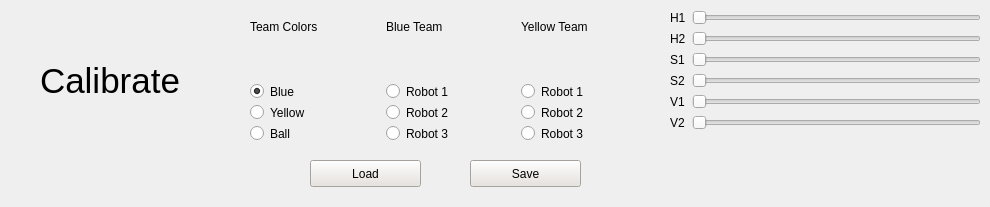
        <widget class="QWidget" name="Calibrate">
         <property name="styleSheet">
          <string notr="true">border-color: rgb(255, 255, 255);</string>
         </property>
         <widget class="QLabel" name="label_6">
          <property name="geometry">
           <rect>
            <x>40</x>
            <y>50</y>
            <width>161</width>
            <height>61</height>
           </rect>
          </property>
          <property name="font">
           <font>
            <pointsize>26</pointsize>
           </font>
          </property>
          <property name="text">
           <string>Calibrate</string>
          </property>
         </widget>
         <widget class="QPushButton" name="buttonSaveCalib">
          <property name="geometry">
           <rect>
            <x>470</x>
            <y>160</y>
            <width>111</width>
            <height>27</height>
           </rect>
          </property>
          <property name="styleSheet">
           <string notr="true">background-color: rgb(231, 226, 221);</string>
          </property>
          <property name="text">
           <string>Save</string>
          </property>
         </widget>
         <widget class="QPushButton" name="buttonLoadCalib">
          <property name="geometry">
           <rect>
            <x>310</x>
            <y>160</y>
            <width>111</width>
            <height>27</height>
           </rect>
          </property>
          <property name="styleSheet">
           <string notr="true">background-color: rgb(231, 226, 221);
</string>
          </property>
          <property name="text">
           <string>Load</string>
          </property>
         </widget>
         <widget class="QWidget" name="horizontalLayoutWidget_4">
          <property name="geometry">
           <rect>
            <x>250</x>
            <y>20</y>
            <width>401</width>
            <height>121</height>
           </rect>
          </property>
          <layout class="QHBoxLayout" name="horizontalLayout_10">
           <item>
            <layout class="QVBoxLayout" name="verticalLayout_3">
             <item alignment="Qt::AlignLeft|Qt::AlignTop">
              <widget class="QLabel" name="label_10">
               <property name="text">
                <string>Team Colors</string>
               </property>
              </widget>
             </item>
             <item>
              <widget class="QRadioButton" name="radioButton_6">
               <property name="text">
                <string>Blue</string>
               </property>
               <property name="checked">
                <bool>true</bool>
               </property>
              </widget>
             </item>
             <item>
              <widget class="QRadioButton" name="radioButton_7">
               <property name="text">
                <string>Yellow</string>
               </property>
              </widget>
             </item>
             <item>
              <widget class="QRadioButton" name="radioButtonBall">
               <property name="text">
                <string>Ball</string>
               </property>
              </widget>
             </item>
            </layout>
           </item>
           <item>
            <layout class="QVBoxLayout" name="verticalLayout_4">
             <property name="sizeConstraint">
              <enum>QLayout::SetDefaultConstraint</enum>
             </property>
             <item alignment="Qt::AlignTop">
              <widget class="QLabel" name="label_12">
               <property name="text">
                <string>Blue Team</string>
               </property>
              </widget>
             </item>
             <item>
              <widget class="QRadioButton" name="radioButton_8">
               <property name="text">
                <string>Robot 1</string>
               </property>
              </widget>
             </item>
             <item>
              <widget class="QRadioButton" name="radioButton_9">
               <property name="text">
                <string>Robot 2</string>
               </property>
              </widget>
             </item>
             <item>
              <widget class="QRadioButton" name="radioButton_10">
               <property name="text">
                <string>Robot 3</string>
               </property>
              </widget>
             </item>
            </layout>
           </item>
           <item>
            <layout class="QVBoxLayout" name="verticalLayout_5">
             <item alignment="Qt::AlignTop">
              <widget class="QLabel" name="label_19">
               <property name="text">
                <string>Yellow Team</string>
               </property>
              </widget>
             </item>
             <item>
              <widget class="QRadioButton" name="radioButton_11">
               <property name="text">
                <string>Robot 1</string>
               </property>
              </widget>
             </item>
             <item>
              <widget class="QRadioButton" name="radioButton_12">
               <property name="text">
                <string>Robot 2</string>
               </property>
              </widget>
             </item>
             <item>
              <widget class="QRadioButton" name="radioButton_13">
               <property name="text">
                <string>Robot 3</string>
               </property>
              </widget>
             </item>
            </layout>
           </item>
          </layout>
         </widget>
         <widget class="QWidget" name="formLayoutWidget">
          <property name="geometry">
           <rect>
            <x>670</x>
            <y>10</y>
            <width>311</width>
            <height>188</height>
           </rect>
          </property>
          <layout class="QFormLayout" name="formLayout">
           <item row="0" column="0">
            <widget class="QLabel" name="label_27">
             <property name="text">
              <string>H1</string>
             </property>
            </widget>
           </item>
           <item row="0" column="1">
            <widget class="QSlider" name="horizontalSliderh1">
             <property name="maximum">
              <number>180</number>
             </property>
             <property name="orientation">
              <enum>Qt::Horizontal</enum>
             </property>
            </widget>
           </item>
           <item row="1" column="0">
            <widget class="QLabel" name="label_28">
             <property name="text">
              <string>H2</string>
             </property>
            </widget>
           </item>
           <item row="1" column="1">
            <widget class="QSlider" name="horizontalSliderh2">
             <property name="maximum">
              <number>180</number>
             </property>
             <property name="orientation">
              <enum>Qt::Horizontal</enum>
             </property>
            </widget>
           </item>
           <item row="2" column="0">
            <widget class="QLabel" name="label_29">
             <property name="text">
              <string>S1</string>
             </property>
            </widget>
           </item>
           <item row="3" column="0">
            <widget class="QLabel" name="label_30">
             <property name="text">
              <string>S2</string>
             </property>
            </widget>
           </item>
           <item row="4" column="0">
            <widget class="QLabel" name="label_31">
             <property name="text">
              <string>V1</string>
             </property>
            </widget>
           </item>
           <item row="5" column="0">
            <widget class="QLabel" name="label_32">
             <property name="text">
              <string>V2</string>
             </property>
            </widget>
           </item>
           <item row="2" column="1">
            <widget class="QSlider" name="horizontalSliders1">
             <property name="maximum">
              <number>255</number>
             </property>
             <property name="orientation">
              <enum>Qt::Horizontal</enum>
             </property>
            </widget>
           </item>
           <item row="3" column="1">
            <widget class="QSlider" name="horizontalSliders2">
             <property name="maximum">
              <number>255</number>
             </property>
             <property name="orientation">
              <enum>Qt::Horizontal</enum>
             </property>
            </widget>
           </item>
           <item row="4" column="1">
            <widget class="QSlider" name="horizontalSliderv1">
             <property name="maximum">
              <number>255</number>
             </property>
             <property name="orientation">
              <enum>Qt::Horizontal</enum>
             </property>
            </widget>
           </item>
           <item row="5" column="1">
            <widget class="QSlider" name="horizontalSliderv2">
             <property name="maximum">
              <number>255</number>
             </property>
             <property name="orientation">
              <enum>Qt::Horizontal</enum>
             </property>
            </widget>
           </item>
          </layout>
         </widget>
        </widget>
